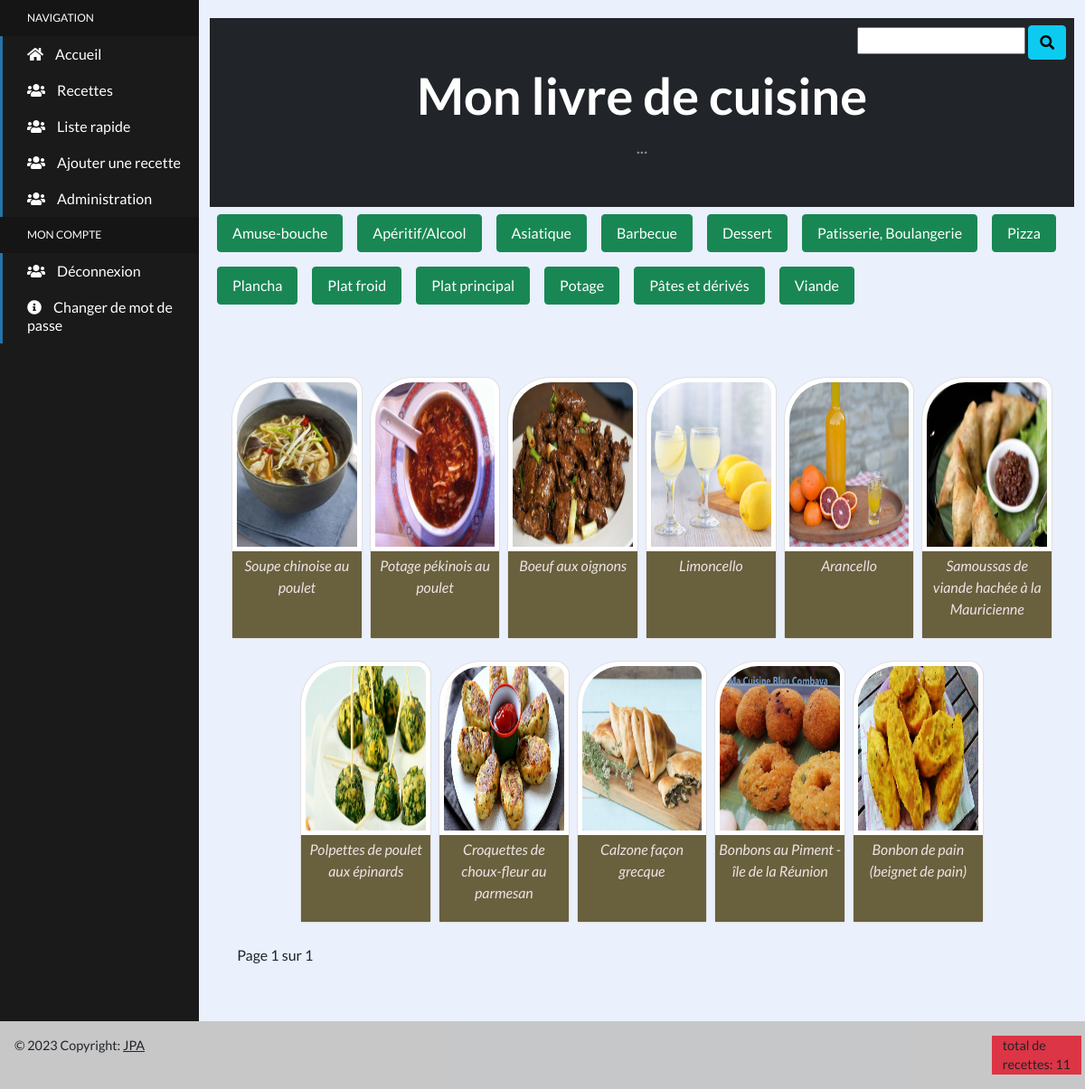
Before: /recettes/ (signed in) with the older database file.
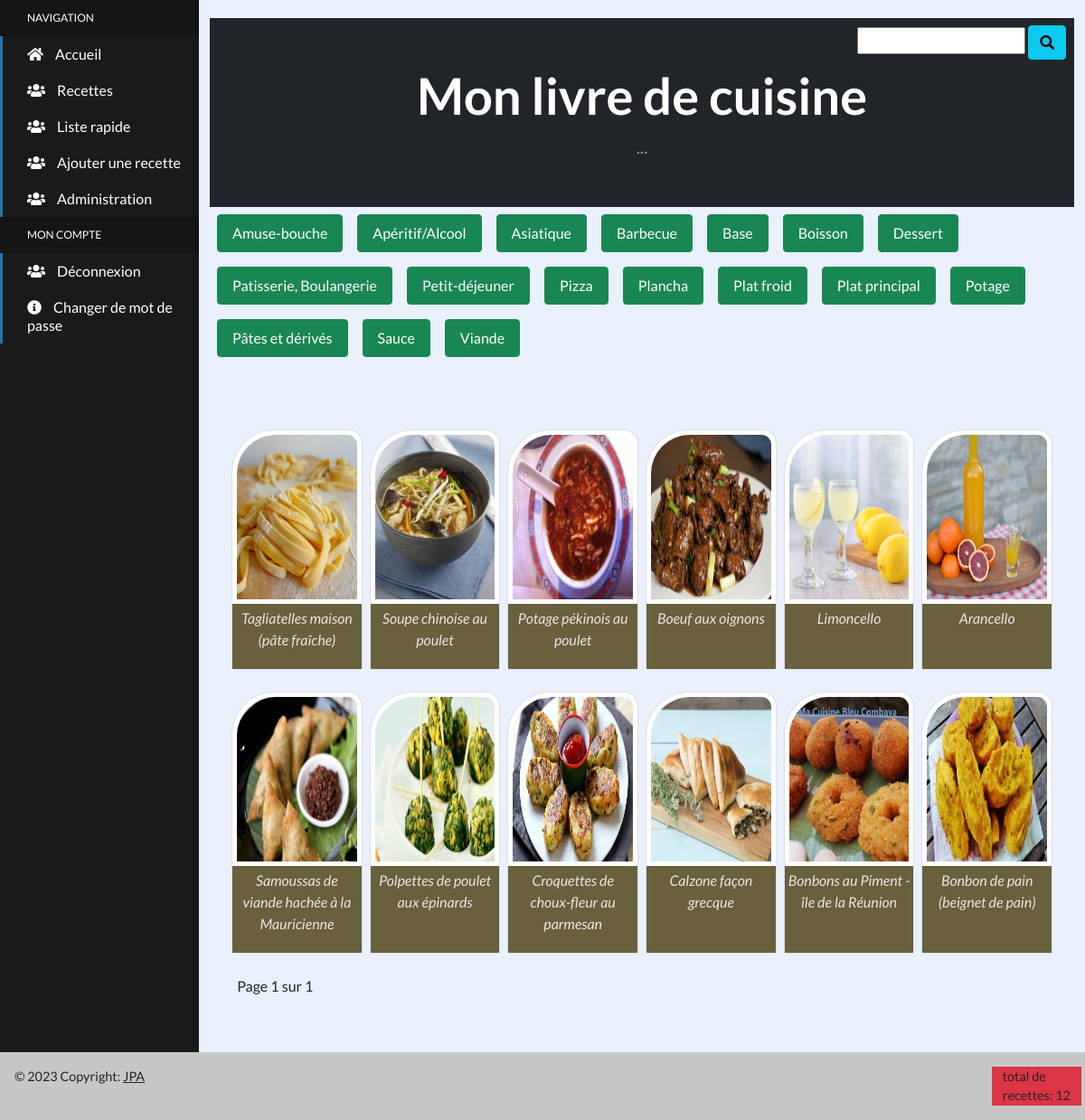
After: the same page with the newer database file.
### recettes/models.py (models this page shows, shortened)
class Category(models.Model):
    name = models.CharField(max_length=36)

class BlogRecettes(models.Model):
    name = models.CharField(max_length=100, blank=False)
    recipe = models.TextField(blank=False, null=True)
    ingredient = models.TextField(blank=False, null=True)
    note = models.TextField(blank=True, null=True)
    category = models.ForeignKey(Category, on_delete=models.RESTRICT)
    picture = models.CharField(max_length=200, blank=True)
    url_picture = models.URLField(max_length=200, blank=True)
    url_recipe = models.URLField(max_length=200, blank=True)  # url vers recette  RECIPE = RECETTE
    author = models.ForeignKey(User, on_delete=models.SET_NULL, blank=True, null=True)
    class Meta:
        ordering = ['name']
        verbose_name = "Recette"

### recettes/views.py (the view)
# urls.py: path('', recettes_list, name="home"),
@login_required
def recettes_list(request):
    global page
    selected = "liste_recettes"
    rec_list = BlogRecettes.objects.all()
    cate_list = Category.objects.all()
    total = len(rec_list)
    if request.method == "POST":
        form1 = RecetteSearchForm(request.POST)
        if form1.is_valid():
            base_url = reverse('recettes')
            query_string = urlencode(form1.cleaned_data)
            url = '{}?{}'.format(base_url, query_string)
            return redirect(url)
    else:
        form1 = RecetteSearchForm()
        recette_form = request.GET.get("recette", "")
        ingredient_form = request.GET.get("ingredient", "")
        if recette_form is not None:
            rec_list = rec_list.filter(Q(name__icontains=recette_form) | Q(recipe__icontains=recette_form))
            form1.fields['recette'].initial = recette_form
        if ingredient_form is not None:
            rec_list = rec_list.filter(ingredient__icontains=ingredient_form)
    paginator = Paginator(rec_list.order_by('-id'), 18)
    try:
        page = request.GET.get('p')
        if not page:
            page = 1
        rec_list = paginator.page(page)
    except EmptyPage:
        rec_list = paginator.page(paginator.num_pages())
    return render(request, "recettes/liste.html", locals())

### recettes/forms.py
class RecetteSearchForm(Form):
    recette = CharField(max_length=100, required=False)

### recettes/templates/recettes/liste.html (shortened to what this page needs)
{% extends "livre_recettes/base.html" %}
{% load filtre_perso %}
{% load static %}
{% block content %}
    <section class="py-4">
        <div class="container-fluid px-4 px-lg-6 mt-5">
            <div class="row gx-4 gx-lg-2 row-cols-2 row-cols-md-4 row-cols-xl-6 justify-content-center">
                {% for r in rec_list %}
                    <div class="col mb-4" style="cursor: pointer;" onclick="window.location=' r{{ r.id }}'">
                        <div class="card h-100 m-0"
                             style="border-top-left-radius: 3rem; border-top-right-radius: 1rem; ">
                            <img class="card-img-top "
                                 style="border: 0 solid #ddd; padding: 5px; height: 12rem; border-top-left-radius: 3rem; border-top-right-radius: 1rem; "
                                 src="{% static 'img/img_recettes/' %}{{ r.picture }}" alt="..."/>
                            <div class="card-body p-1" style="background-color:#69603e">
                                <div class="text-center fst-italic" style="color:#ece3e3">
                                    <p class="fs-6">{{ r.name }}</p>
                                </div>
                            </div>
                        </div>
                    </div>
                {% endfor %}
            </div>
            <div class="pagination">
                <span class="current">
             &nbsp;&nbsp;Page {{ rec_list.number }} sur {{ rec_list.paginator.num_pages }}&nbsp;
            </span>
            </div>
        </div>
    </section>
{% endblock %}

### livre_recettes/templates/livre_recettes/base.html (shortened to what this page needs)
<!doctype html>
<html lang="fr">
{% load static %}
<head>
    <link rel="stylesheet" href="//use.fontawesome.com/releases/v5.0.7/css/all.css">
    <link href="https://cdn.jsdelivr.net/npm/bootstrap@5.0.2/dist/css/bootstrap.min.css" rel="stylesheet"
>
    <link rel="stylesheet" href="{% static 'css/base.css' %}">
    <link rel="stylesheet" href="{% static 'css/tableau_liste.css' %}">
</head>
<body>
<div class="sidebar-container">
    <ul class="sidebar-navigation">
        <li class="header">Navigation</li>
        <li class="{% if selected == 'home' %} active {% endif %}">
            <a href="{% url 'home' %}">
                <i class="fa fa-home" aria-hidden="true"></i> Accueil
            </a>
        </li>
        <li class="{% if selected == 'recettes' %} active {% endif %}">
            <a href="{% url 'recettes' %}">
                <i class="fa fa-users" aria-hidden="true"></i> Recettes
            </a>
        </li>
        <li class="{% if selected == 'recettes_rapide' %} active {% endif %}">
            <a href="{% url 'recettes_rapide' %}">
                <i class="fa fa-users" aria-hidden="true"></i> Liste rapide
            </a>
        </li>
        {% if user.is_superuser %}
            <li class="{% if selected == 'recettes' %} active {% endif %}">
                <a href="{% url 'ajout_recette' %}">
                    <i class="fa fa-users" aria-hidden="true"></i> Ajouter une recette
                </a>
            </li>
        {% endif %}
        {% if user.is_superuser %}
            <li class="{% if selected == 'recettes' %} active {% endif %}">
                <a href="{% url 'admin:index' %}">
                    <i class="fa fa-users" aria-hidden="true"></i> Administration
                </a>
            </li>
        {% endif %}
        <li class="header">Mon compte</li>
        <li>
            <a href="{% url 'logout' %}">
                <i class="fa fa-users" aria-hidden="true"></i> Déconnexion
            </a>
        </li>
        <li>
            <a href="{% url 'password_change' %}">
                <i class="fa fa-info-circle" aria-hidden="true"></i> Changer de mot de passe
            </a>
        </li>
    </ul>
</div>
<div class="content-container">
    {% if form1 %}
        <div class="col-offset-9 float-end form-outline" style="margin-right: 1.3em; margin-top:0.5em;">
            <form class="" action="{% url 'recettes' %}" method="post" id="recherche_form">
                {{ form1 }}
                <button class="btn btn-info" type="submit"><i class="fas fa-search"></i></button>
            </form>
        </div>
    {% endif %}
    <div class="container-fluid" style="padding-bottom: 7em">
        <header class="bg-dark py-5">
            <div class="container px-4 px-lg-4 my-1">
                <div class="text-center text-white">
                    <h1 class="display-4 fw-bolder">Mon livre de cuisine</h1>
                    <p class="lead fw-normal text-white-50 mb-0">...</p>
                </div>
            </div>
        </header>
        <div class="row m-0">
            {% for c in cate_list|dictsort:"name" %}
                <div class="col-auto px-0">
                    <a href="{% url 'categories' c.id %}"
                       class="btn btn-success py-2 px-3 m-2 p-2 text-decoration-none text-white">
                        {{ c.name }}
                    </a>
                </div>
            {% endfor %}
        </div>
        {% block content %}{% endblock content %}
        <footer class="fixed-bottom bg-light text-center text-lg-start ">
            <div class="row text-left p-3" style="background-color: rgba(0, 0, 0, 0.2); font-size: 0.9rem;">
                <div class="col-3"> © 2023 Copyright:
                    <a class="text-dark" href="">JPA</a>
                </div>
                <div class="col col-offset76 "></div>
                {% if total %}
                    <div class="col-1 bg-danger">total de recettes: {{ total }}</div>
                {% endif %}
            </div>
        </footer>
</body>
</html>

Changed rows visible on the page:
added Category: name "Base"
added Category: name "Boisson"
added Category: name "Petit-déjeuner"
added Category: name "Sauce"
added BlogRecettes: picture (picture), name "Tagliatelles maison (pâte fraîche)"
Other visible differences:
{{ total }}: "11" → "12"
